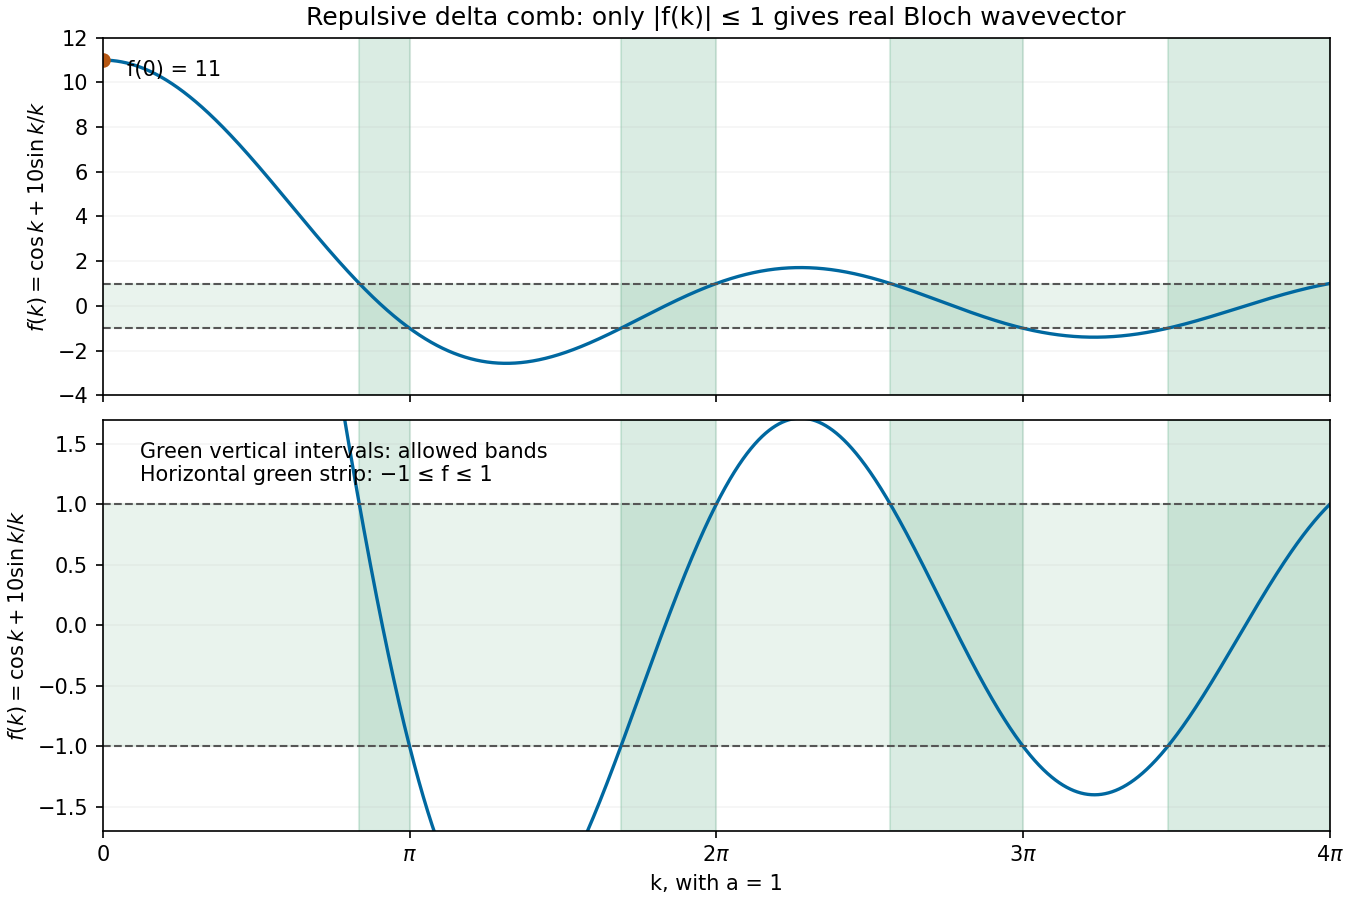

Generate this figure with Python:
"""Original solution figure; tested with Python 3.14.

Uses NumPy and Matplotlib as declared in the root pyproject.toml.
Writes its PNG basename to the current working directory.
"""
from pathlib import Path
import matplotlib
matplotlib.use("Agg")
import matplotlib.pyplot as plt
import numpy as np

def main():
    k=np.linspace(0,4*np.pi,6000);f=np.cos(k)+10*np.sinc(k/np.pi)
    starts=[2.6276754329857965,5.307324799118129,8.067135580679963,10.90870750976562]
    fig,(ax,detail)=plt.subplots(2,1,figsize=(9,6),sharex=True,layout="constrained",height_ratios=[1,1.15])
    for a in (ax,detail):
        a.axhspan(-1,1,color="#dbece1",alpha=.6)
        for j,start in enumerate(starts,1):a.axvspan(start,j*np.pi,color="#339966",alpha=.18)
        a.plot(k,f,color="#0068a0",lw=1.6)
        a.axhline(1,color="#555555",ls="--",lw=1);a.axhline(-1,color="#555555",ls="--",lw=1)
        a.grid(alpha=.12);a.set_ylabel(r"$f(k)=\cos k+10\sin k/k$")
    ax.set(ylim=(-4,12),title="Repulsive delta comb: only |f(k)| ≤ 1 gives real Bloch wavevector")
    ax.plot(0,11,"o",color="#b55713");ax.text(.25,10.3,"f(0) = 11",fontsize=10)
    detail.set(ylim=(-1.7,1.7),xlim=(0,4*np.pi),xlabel="k, with a = 1")
    detail.set_xticks(np.arange(5)*np.pi,["0",r"$\pi$",r"$2\pi$",r"$3\pi$",r"$4\pi$"])
    detail.text(.03,.85,"Green vertical intervals: allowed bands\nHorizontal green strip: −1 ≤ f ≤ 1",transform=detail.transAxes,fontsize=10)

    fig.savefig(Path(__file__).with_suffix(".png").name, dpi=150,
                facecolor="white", transparent=False)
    plt.close(fig)


if __name__ == "__main__":
    main()
